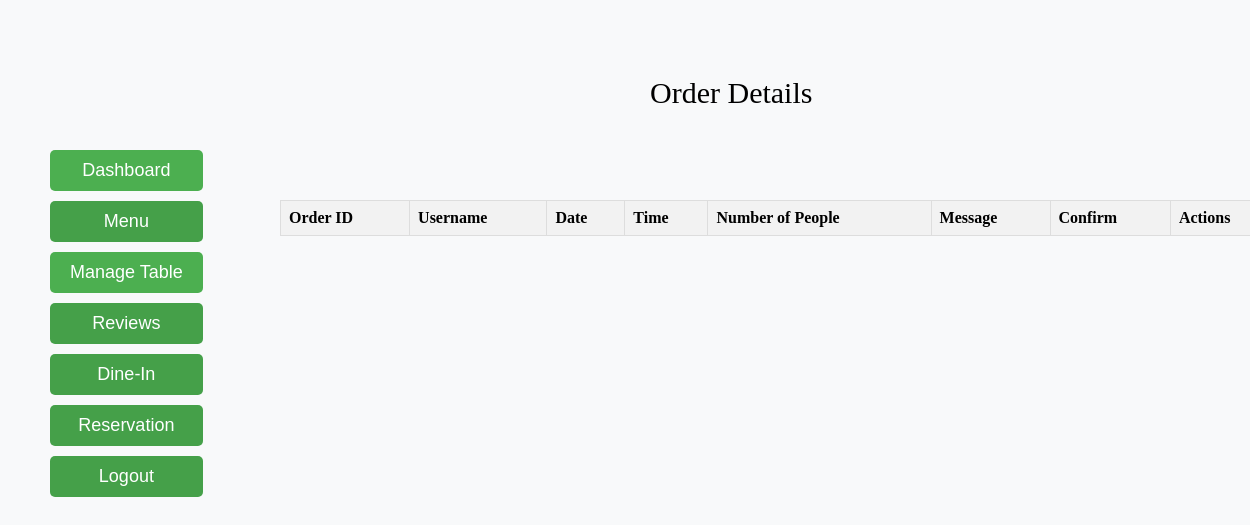
The app's page /orders/, older data.
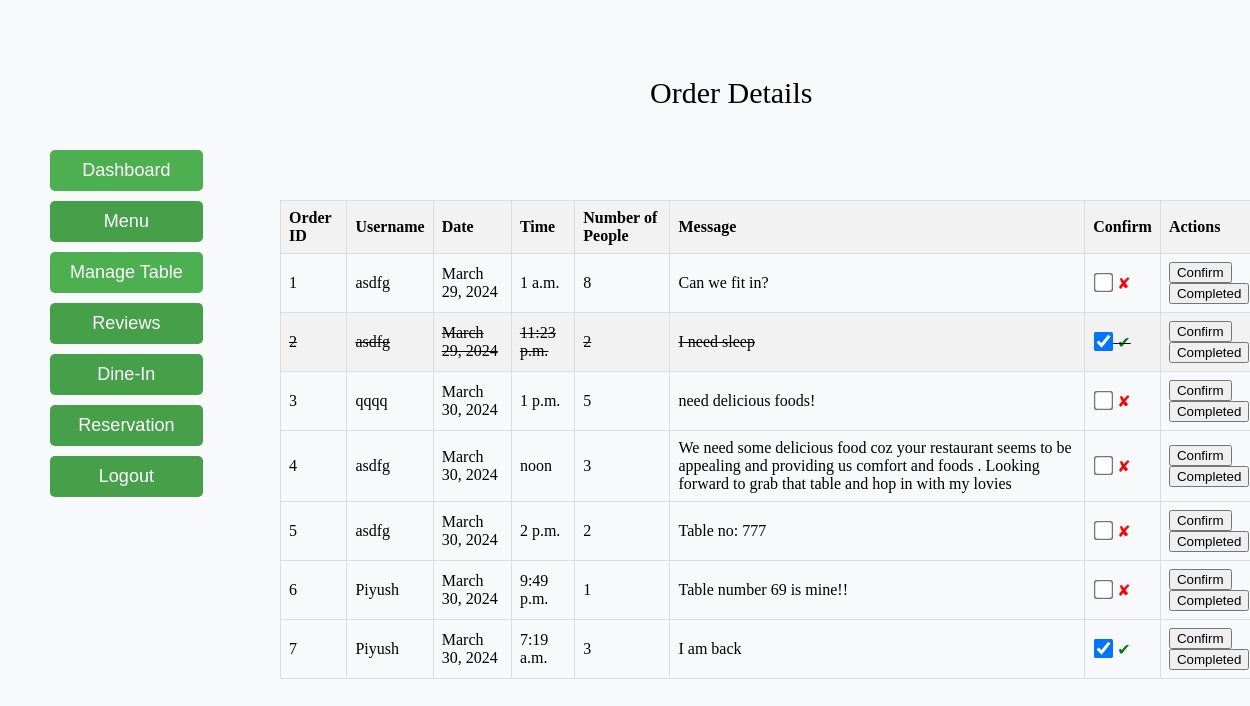
The same page, newer data.
### myapp/models.py (models this page shows)
class Order(models.Model):
    username = models.CharField(max_length=150, default=None)
    date = models.DateField()
    time = models.TimeField()
    number_of_people = models.IntegerField()
    message = models.TextField()
    confirmed = models.BooleanField(default=False)  # New field
    completed = models.BooleanField(default=False)  # New field
    objects = OrderManager()

### myapp/views.py (the view)
# urls.py: path('orders/', views.display_orders, name='display_orders'),
def display_orders(request):
    orders = Order.objects.all()
    for order in orders:
        try:
            user_details = MyUser123.objects.get(username=order.username)
            order.phone_number = user_details.phone
            order.email = user_details.email
        except MyUser123.DoesNotExist:
            pass
    return render(request, 'myapp/admin_reservation_control.html', {'orders': orders})

### myapp/templates/myapp/admin_reservation_control.html (shortened to what this page needs)
{% extends 'myapp/admin_page.html' %}
{% block content %}
<div class="pp">Order Details</div>
    <table>
        <thead>
            <tr>
                <th>Order ID</th>
                <th>Username</th>
                <th>Date</th>
                <th>Time</th>
                <th>Number of People</th>
                <th>Message</th>
                <th>Confirm</th>
                <th>Actions</th>
            </tr>
        </thead>
        <tbody>
            {% for order in orders %}
                <tr {% if order.completed %}class="completed-row"{% endif %} >
                    <td>{{ order.id }}</td>
                    <td>{{ order.username }}</td>
                    <td>{{ order.date }}</td>
                    <td>{{ order.time }}</td>
                    <td>{{ order.number_of_people }}</td>
                    <td>{{ order.message }}</td>
                    <td>
                         <input type="checkbox" id="confirm_checkbox_{{ order.id }}" class="confirmation-checkbox" name="confirm_checkbox" value="{{ order.id }}" {% if order.confirmed %}checked{% endif %}>
                            <label for="confirm_checkbox_{{ order.id }}"></label>
                    </td>
                    <td>
                        <button onclick="saveOrder({{ order.id }})">Confirm</button>
                        <button id="complete_order_button_{{ order.id }}" onclick="completeOrder({{ order.id }})">Completed</button>
                    </td>
                </tr>
            {% endfor %}
        </tbody>
    </table>
{% endblock %}

### myapp/templates/myapp/admin_page.html (shortened to what this page needs)
<!DOCTYPE html>
<html>
  <head>
  </head>
  <body>
  <div class="all">
        <button class="dashboard-button" onclick="window.location.href='{% url 'ad' %}'">Dashboard</button>
      <button class="logout-button"onclick="window.location.href='{% url 'admin_menu' %}'"> Menu</button>
    <button class="make-reservation-button" onclick="redirect()">Manage Table</button>
   <button class="reviews-button" onclick="window.location.href='{% url 'admin_rev' %}'">Reviews</button>
       <button class="reviews-button" onclick="window.location.href='{% url 'dine_in' %}'">Dine-In</button>
       <button class="reviews-button" onclick="window.location.href='{% url 'display_orders' %}'">Reservation</button>
      <button class="logout-button" onclick="openModal()">Logout</button>
  </div>
{% block content %}{% endblock %}
  </body>
</html>

Row changes from the older to the newer data that the page shows:
added Order: id "1", username "asdfg", date "March 29, 2024", time "1 a.m.", number_of_people "8", message "Can we fit in?"
added Order: id "2", username "asdfg", date "March 29, 2024", time "11:23 p.m.", number_of_people "2", message "I need sleep", confirmed "☑", completed True (drawn)
added Order: id "3", username "qqqq", date "March 30, 2024", time "1 p.m.", number_of_people "5", message "need delicious foods!"
added Order: id "4", username "asdfg", date "March 30, 2024", time "noon", number_of_people "3", message "We need some delicious food coz your restaurant seems to be appealing and providing us comfort and foods . Looking forward to grab that table and hop in with my lovies"
added Order: id "5", username "asdfg", date "March 30, 2024", time "2 p.m.", number_of_people "2", message "Table no: 777"
added Order: id "6", username "Piyush", date "March 30, 2024", time "9:49 p.m.", number_of_people "1", message "Table number 69 is mine!!"
added Order: id "7", username "Piyush", date "March 30, 2024", time "7:19 a.m.", number_of_people "3", message "I am back", confirmed "☑"
